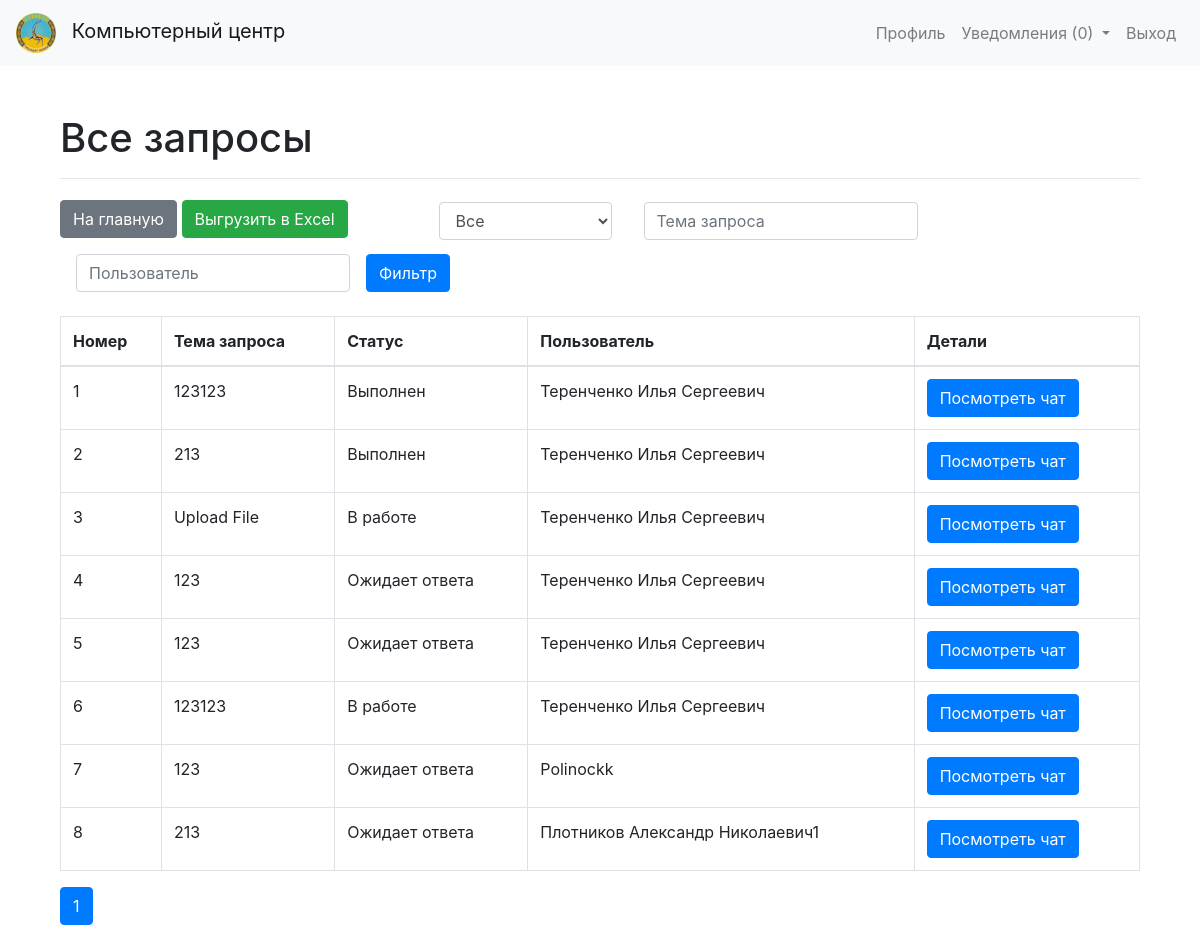
The app's page /admin_panel (signed in) with its own data.
### models.py (models this page shows, shortened)
class SupportRequest(db.Model):
    id = db.Column(db.Integer, primary_key=True)
    user_id = db.Column(db.Integer, db.ForeignKey('user.id'), nullable=False)
    full_name = db.Column(db.String(100), nullable=False)
    phone_number = db.Column(db.String(20), nullable=False)
    email = db.Column(db.String(100), nullable=False)
    office_number = db.Column(db.String(20), nullable=False)
    subject = db.Column(db.String(100), nullable=False)
    message = db.Column(db.Text, nullable=False)
    status = db.Column(db.String(50), nullable=False, default='Ожидает ответа')
    user = db.relationship('User', backref=db.backref('support_requests', lazy=True))
    comments = db.relationship('Comment', backref='support_request', lazy=True)
    filename = db.Column(db.String(100))

class User(UserMixin, db.Model):
    id = db.Column(db.Integer, primary_key=True)
    username = db.Column(db.String(100), unique=True, nullable=False)
    full_name = db.Column(db.String(100), nullable=False)
    phone_number = db.Column(db.String(20), nullable=False)
    email = db.Column(db.String(100), unique=True, nullable=False)
    office_number = db.Column(db.String(20), nullable=False)
    password_hash = db.Column(db.String(100), nullable=False)
    role = db.Column(db.String(10), default='user', nullable=False)

### app.py (the view)
@app.route('/admin_panel')
@login_required
def admin_panel():
    if current_user.role != 'admin':
        flash('У вас нет доступа к данной странице', 'danger')
        return redirect(url_for('index'))
    page = request.args.get('page', 1, type=int)
    status_filter = request.args.get('status', '', type=str)
    subject_filter = request.args.get('subject', '', type=str)
    user_filter = request.args.get('user', '', type=str)
    query = SupportRequest.query
    if status_filter:
        query = query.filter_by(status=status_filter)
    if subject_filter:
        query = query.filter(SupportRequest.subject.like(f'%{subject_filter}%'))
    if user_filter:
        query = query.join(User).filter(User.full_name.like(f'%{user_filter}%'))
    support_requests = query.paginate(page=page, per_page=15)
    return render_template('admin_panel.html', support_requests=support_requests, status_filter=status_filter, subject_filter=subject_filter, user_filter=user_filter)

### app.py (called while the page is built)
@login_manager.user_loader
def load_user(user_id):
    with app.app_context():
        return db.session.get(User, int(user_id))

### templates/admin_panel.html (shortened to what this page needs)
{% extends "layout.html" %}
{% block content %}
    <div class="container mt-5">
        <h1>Все запросы</h1>
        <hr class="my-3">
        <form method="GET" action="{{ url_for('admin_panel') }}" class="form-inline mb-3">
            <div class="amain1"><a href="{{ url_for('index') }}" class="btn btn-secondary mb-3">На главную</a> <a href="{{ url_for('download_requests') }}" class="btn btn-success mb-3">Выгрузить в Excel</a></div>
            <div class="form-group mx-sm-3 mb-2">
                <select name="status" id="status" class="form-control">
                    <option value="">Все</option>
                </select>
            </div>
            <div class="form-group mx-sm-3 mb-2">
                <input type="text" name="subject" id="subject" class="form-control" placeholder="Тема запроса" value="{{ subject_filter }}">
            </div>
            <div class="form-group mx-sm-3 mb-2">
                <input type="text" name="user" id="user" class="form-control" placeholder="Пользователь" value="{{ user_filter }}">
            </div>
            <button type="submit" class="btn btn-primary mb-2">Фильтр</button>
        </form>
        <table class="table table-bordered">
            <thead>
                <tr>
                    <th>Номер</th>
                    <th>Тема запроса</th>
                    <th>Статус</th>
                    <th>Пользователь</th>
                    <th>Детали</th>
                </tr>
            </thead>
            <tbody>
                {% for request in support_requests.items %}
                <tr>
                    <td>{{ request.id }}</td>
                    <td>{{ request.subject }}</td>
                    <td>{{ request.status }}</td>
                    <td>{{ request.user.full_name }}</td>
                    <td>
                        <a href="{{ url_for('view_request', request_id=request.id) }}" class="btn btn-primary">Посмотреть чат</a>
                    </td>
                </tr>
                {% endfor %}
            </tbody>
        </table>
        <nav aria-label="Page navigation">
            <ul class="pagination">
                {% for page_num in support_requests.iter_pages() %}
                <li class="page-item {% if page_num == support_requests.page %}active{% endif %}">
                    <a class="page-link" href="{{ url_for('admin_panel', page=page_num, status=status_filter, subject=subject_filter, user=user_filter) }}">{{ page_num }}</a>
                </li>
                {% endfor %}
            </ul>
        </nav>
    </div>
{% endblock %}

### templates/layout.html (shortened to what this page needs)
<!DOCTYPE html>
<html lang="en">
<head>
    <link href="https://stackpath.bootstrapcdn.com/bootstrap/4.5.2/css/bootstrap.min.css" rel="stylesheet">
    <link rel="stylesheet" type="text/css" href="{{ url_for('static', filename='style.css') }}">
</head>
<body>
    <nav class="navbar navbar-expand-lg navbar-light bg-light">
        <a class="navbar-brand" href="{{ url_for('index') }}">
            <img src="{{ url_for('static', filename='images/logo.png') }}" alt="Логотип" class="logo-img">
            Компьютерный центр
        </a>
        <div class="collapse navbar-collapse" id="navbarNav">
            <ul class="navbar-nav ml-auto">
                {% if current_user.is_authenticated %}
                    <li class="nav-item">
                        <a class="nav-link" href="{{ url_for('profile') }}">Профиль</a>
                    </li>
                    <li class="nav-item dropdown">
                        <a class="nav-link dropdown-toggle" href="#" id="navbarDropdown" role="button" data-toggle="dropdown" aria-haspopup="true" aria-expanded="false">
                            Уведомления (<span id="notification-count">0</span>)
                        </a>
                    </li>
                    <li class="nav-item">
                        <a class="nav-link" href="{{ url_for('logout') }}">Выход</a>
                    </li>
                {% endif %}
            </ul>
        </div>
    </nav>
    <div class="container mt-4">
        {% block content %}{% endblock %}
    </div>
</body>
</html>

### static/style.css (style rules this page uses)
body { padding-top: 0px; }
.amain1 { margin-right: 75px; margin-top: 5px; }
.logo-img { max-height: 40px; max-width: 40px; margin-right: 10px; }

### records on screen
SupportRequest: id "1", subject "123123", status "Выполнен", user.full_name "Теренченко Илья Сергеевич"
SupportRequest: id "2", subject "213", status "Выполнен", user.full_name "Теренченко Илья Сергеевич"
SupportRequest: id "3", subject "Upload File", status "В работе", user.full_name "Теренченко Илья Сергеевич"
SupportRequest: id "4", subject "123", status "Ожидает ответа", user.full_name "Теренченко Илья Сергеевич"
SupportRequest: id "5", subject "123", status "Ожидает ответа", user.full_name "Теренченко Илья Сергеевич"
SupportRequest: id "6", subject "123123", status "В работе", user.full_name "Теренченко Илья Сергеевич"
SupportRequest: id "7", subject "123", status "Ожидает ответа", user.full_name "Polinockk"
SupportRequest: id "8", subject "213", status "Ожидает ответа", user.full_name "Плотников Александр Николаевич1"

### other values on screen
{{ page_num }} "1"
